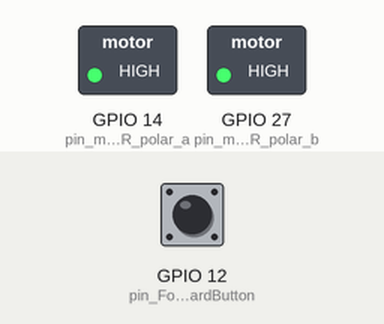
The sketch below on a simulated ESP32. Shown: switched loads named in the sketch (green lamp = pin HIGH). Inputs (shaded band) come from the test bench; at power-on: GPIO 12 (pin_ForwardButton) HIGH. WiFi joins after 1.5 s; servers stay silent unless stated; what the sketch prints to the serial monitor is not drawn.

Above: at 3.0 s.
3.1 s: GPIO 12 (pin_ForwardButton) pulled LOW for 0.15 s
At 3.17 s:
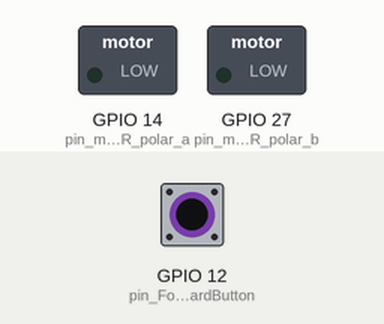
4.7 s: GPIO 12 (pin_ForwardButton) pulled LOW for 3.2 s
At 9.1 s:
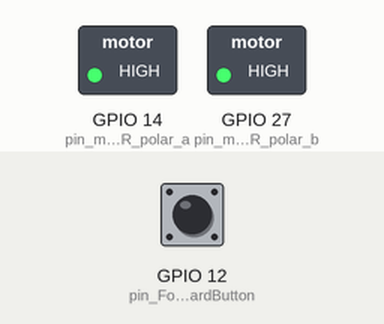
Timing chart, 0 to 10.6 s (numbered marks = the images above; inputs shaded):
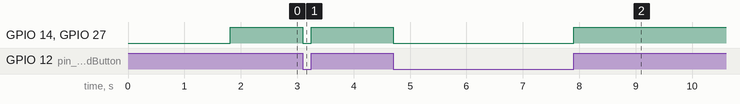

The sketch:

blynk_control_over_wifi.ino
```cpp
#define BLYNK_PRINT Serial

#include <WiFi.h>
#include <WiFiClient.h>
#include <BlynkSimpleEsp32.h>
#include <WidgetRTC.h>

// You should get Auth Token in the Blynk App.
// Go to the Project Settings (nut icon).
char auth[] = "bc757fec10104759b7a9ec2e4f57478d";

// Your WiFi credentials.
// Set password to "" for open networks.
char ssid[] = "HOTBOX-72F6";
char pass[] = "10203040";

// -- timer
unsigned int i_on = 0;
unsigned int i_start = 0;
bool bCounting = false;
int idx = 0;

//-- pinout definitions
int buttonStateForward = 0;

#define pin_motorR_polar_a 14
#define pin_motorR_polar_b 27
#define pin_ForwardButton 12

WidgetTerminal terminal(V5);

  void setup()
  {
    pinMode(pin_motorR_polar_a, OUTPUT);
    pinMode(pin_motorR_polar_b, OUTPUT);
    pinMode(pin_ForwardButton, INPUT);

    digitalWrite(pin_motorR_polar_a, LOW);
    digitalWrite(pin_motorR_polar_b, LOW);

    Serial.begin(115200);
   //terminal
   // Clear the terminal content
  terminal.clear();

  // This will print Blynk Software version to the Terminal Widget when
  // your hardware gets connected to Blynk Server
  terminal.println(F("Blynk v" BLYNK_VERSION ": Device started"));
  terminal.println(F("-------------"));
  terminal.println(F("Type 'Marco' and get a reply, or type"));
  terminal.println(F("anything else and get it printed back."));
  terminal.flush();
   //__terminal


    delay(10);
    Serial.print("Connecting to ");
    Serial.println(ssid);

    WiFi.begin(ssid, pass);
    int wifi_ctr = 0;
    while (WiFi.status() != WL_CONNECTED) {
      delay(500);
      Serial.print(".");
    }

    i_start = micros();

    Serial.println("WiFi connected");

    Blynk.begin("bc757fec10104759b7a9ec2e4f57478d", ssid, pass);

  }

  void loop()
  {
    Blynk.run();

    buttonStateForward = digitalRead (pin_ForwardButton);
    if (buttonStateForward == LOW && bCounting == true)
    {
      Serial.println("forward button -> low");
      terminal.println("forward button -> low");
      digitalWrite (pin_motorR_polar_a, LOW);
      digitalWrite (pin_motorR_polar_b, LOW);

      Serial.print ("time = ");
      Serial.print (i_on - i_start);
      i_start = i_on;

      Serial.println ("");
      //track[index][0] = FORWARD; track[index][1] = i_on;

      Serial.print ("index=");
      Serial.println(idx);

      idx = idx + 1;

      bCounting = false;
    }

    if (buttonStateForward == HIGH && bCounting == false)
    {
      Serial.println("forward button -> high");
      terminal.println("forward button -> high");
      digitalWrite (pin_motorR_polar_a, HIGH);
      digitalWrite (pin_motorR_polar_b, HIGH);
      i_on = micros(); //start counting
      bCounting = true;
    }


  }//loop
```

Measured:
- after the input at 3.1 s, GPIO 14 (pin_motorR_polar_a), GPIO 27 (pin_motorR_polar_b): HIGH → LOW at once, → HIGH 0.15 s later
- after the input at 4.7 s, GPIO 14 (pin_motorR_polar_a), GPIO 27 (pin_motorR_polar_b): HIGH → LOW at once, → HIGH 3.2 s later
